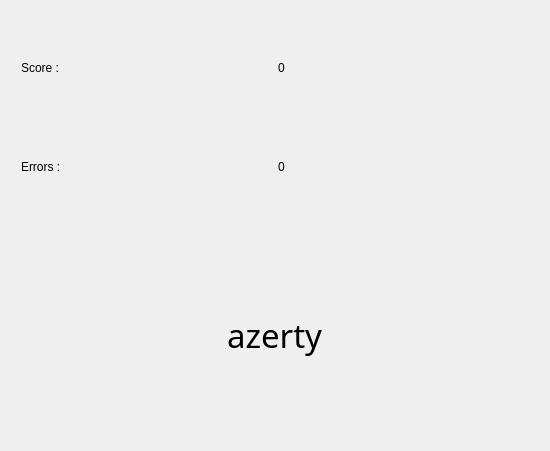
<?xml version="1.0" encoding="UTF-8"?>
<ui version="4.0">
 <class>QcmExercice</class>
 <widget class="QWidget" name="QcmExercice">
  <property name="geometry">
   <rect>
    <x>0</x>
    <y>0</y>
    <width>550</width>
    <height>451</height>
   </rect>
  </property>
  <property name="windowTitle">
   <string>Form</string>
  </property>
  <layout class="QVBoxLayout" name="verticalLayout">
   <item>
    <layout class="QHBoxLayout" name="ScoringHorizontalLayout">
     <item>
      <layout class="QVBoxLayout" name="ScoringVerticalLayout">
       <property name="leftMargin">
        <number>10</number>
       </property>
       <property name="topMargin">
        <number>10</number>
       </property>
       <property name="rightMargin">
        <number>10</number>
       </property>
       <property name="bottomMargin">
        <number>10</number>
       </property>
       <item>
        <layout class="QHBoxLayout" name="ScoreHorizontalLayout">
         <item>
          <widget class="QLabel" name="ScoreText">
           <property name="text">
            <string>Score :</string>
           </property>
          </widget>
         </item>
         <item>
          <widget class="QLabel" name="ScoreCounter">
           <property name="text">
            <string>0</string>
           </property>
          </widget>
         </item>
        </layout>
       </item>
       <item>
        <layout class="QHBoxLayout" name="ErrorHorizontalLayout">
         <item>
          <widget class="QLabel" name="ErrorsText">
           <property name="lineWidth">
            <number>0</number>
           </property>
           <property name="text">
            <string>Errors :</string>
           </property>
          </widget>
         </item>
         <item>
          <widget class="QLabel" name="ErrorsCounter">
           <property name="text">
            <string>0</string>
           </property>
          </widget>
         </item>
        </layout>
       </item>
      </layout>
     </item>
    </layout>
   </item>
   <item>
    <layout class="QHBoxLayout" name="GameHorizontalLayout">
     <item>
      <layout class="QVBoxLayout" name="GameVerticalLayout">
       <item>
        <layout class="QHBoxLayout" name="GuessMeLayout">
         <item>
          <widget class="QLabel" name="GuessMe">
           <property name="font">
            <font>
             <family>PJ Hiragana</family>
             <pointsize>25</pointsize>
            </font>
           </property>
           <property name="text">
            <string>azerty</string>
           </property>
           <property name="alignment">
            <set>Qt::AlignCenter</set>
           </property>
          </widget>
         </item>
        </layout>
       </item>
       <item>
        <layout class="QGridLayout" name="EntriesGridLayout" rowstretch="0" columnstretch="0">
         <property name="sizeConstraint">
          <enum>QLayout::SetDefaultConstraint</enum>
         </property>
         <property name="leftMargin">
          <number>0</number>
         </property>
         <property name="topMargin">
          <number>0</number>
         </property>
         <property name="rightMargin">
          <number>0</number>
         </property>
         <property name="bottomMargin">
          <number>0</number>
         </property>
         <property name="horizontalSpacing">
          <number>0</number>
         </property>
         <property name="verticalSpacing">
          <number>6</number>
         </property>
        </layout>
       </item>
      </layout>
     </item>
    </layout>
   </item>
  </layout>
 </widget>
 <resources/>
 <connections/>
</ui>
